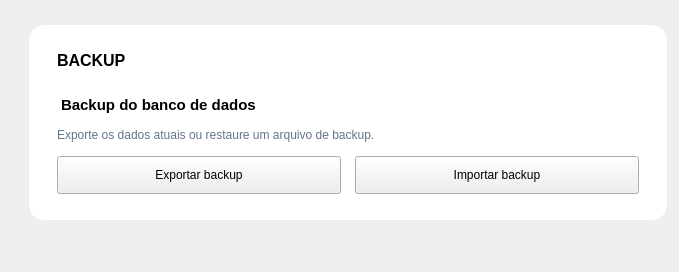
         <widget class="QWidget" name="page_config">
          <layout class="QVBoxLayout" name="configPageLayout">
           <property name="leftMargin">
            <number>28</number>
           </property>
           <property name="topMargin">
            <number>24</number>
           </property>
           <item>
            <widget class="QFrame" name="configFormFrame">
             <property name="minimumSize">
              <size>
               <width>640</width>
               <height>0</height>
              </size>
             </property>
             <property name="maximumSize">
              <size>
               <width>640</width>
               <height>16777215</height>
              </size>
             </property>
             <property name="styleSheet">
              <string notr="true">QFrame#configFormFrame { background-color: #ffffff; border: 1px solid #e9edf5; border-radius: 16px; }
QLineEdit { border: 1.5px solid #e9edf5; border-radius: 11px; padding: 8px 12px; background-color: #fbfcfe; }
QLineEdit:focus { border: 1.5px solid #2f6fed; background-color: #ffffff; }</string>
             </property>
             <layout class="QVBoxLayout" name="configFormLayout">
              <property name="leftMargin">
               <number>28</number>
              </property>
              <property name="topMargin">
               <number>26</number>
              </property>
              <property name="rightMargin">
               <number>28</number>
              </property>
              <property name="bottomMargin">
               <number>26</number>
              </property>
              <property name="spacing">
               <number>14</number>
              </property>
              <item>
               <widget class="QLabel" name="configFormTitle">
                <property name="styleSheet">
                 <string notr="true">font-size: 12pt; font-weight: bold;</string>
                </property>
                <property name="text">
                 <string>BACKUP</string>
                </property>
               </widget>
              </item>
              <item>
               <widget class="QLabel" name="backupLabel">
                <property name="styleSheet">
                 <string notr="true">font-size: 11pt; font-weight: bold; margin-top: 12px;</string>
                </property>
                <property name="text">
                 <string>Backup do banco de dados</string>
                </property>
               </widget>
              </item>
              <item>
               <widget class="QLabel" name="backupDescriptionLabel">
                <property name="styleSheet">
                 <string notr="true">color: #64748b;</string>
                </property>
                <property name="text">
                 <string>Exporte os dados atuais ou restaure um arquivo de backup.</string>
                </property>
               </widget>
              </item>
              <item>
               <layout class="QHBoxLayout" name="backupActionsLayout">
                <item>
                 <widget class="QPushButton" name="btnBackup">
                  <property name="minimumSize">
                   <size>
                    <width>0</width>
                    <height>38</height>
                   </size>
                  </property>
                  <property name="cursor">
                   <cursorShape>PointingHandCursor</cursorShape>
                  </property>
                  <property name="text">
                   <string>Exportar backup</string>
                  </property>
                 </widget>
                </item>
                <item>
                 <widget class="QPushButton" name="btnImportarBackup">
                  <property name="minimumSize">
                   <size>
                    <width>0</width>
                    <height>38</height>
                   </size>
                  </property>
                  <property name="cursor">
                   <cursorShape>PointingHandCursor</cursorShape>
                  </property>
                  <property name="text">
                   <string>Importar backup</string>
                  </property>
                 </widget>
                </item>
               </layout>
              </item>
             </layout>
            </widget>
           </item>
           <item>
            <spacer name="configBottomSpacer">
             <property name="orientation">
              <enum>Qt::Vertical</enum>
             </property>
             <property name="sizeHint" stdset="0">
              <size>
               <width>20</width>
               <height>40</height>
              </size>
             </property>
            </spacer>
           </item>
          </layout>
         </widget>
